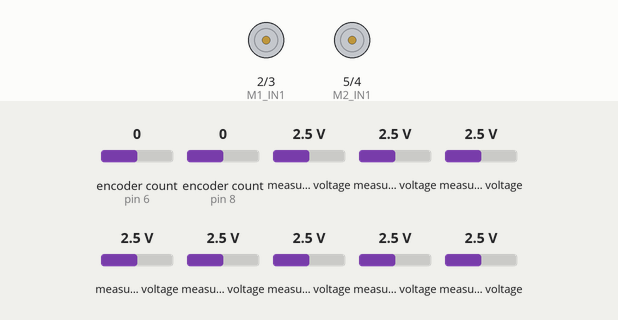
Simulated run of this sketch. Board: Arduino Uno, built with avr-gcc and run on an emulated ATmega328P. Parts: motor-driver pin pairs drawn as motors (green arrow = first pin HIGH = forward, orange = second pin HIGH = backward, longer = more drive). Inputs (shaded band) come from the test bench; at power-on: encoder count (sensors on pin 6, pin 8) 0, measured voltage 2.5 V. What the sketch prints to the serial monitor is not drawn.

Above: at 6.2 s.
6.3 s: encoder count (sensor on pin 6) set to 1
At 9.0 s:
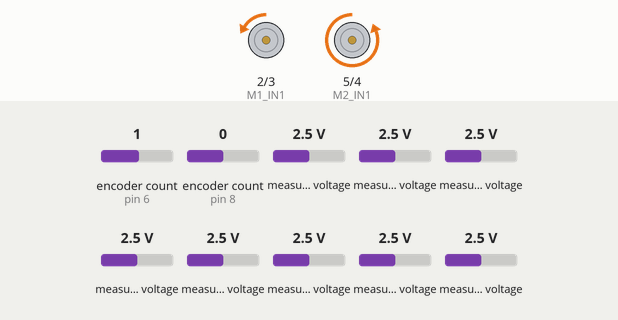
9.3 s: measured voltage (sensor 200) set to 3.8 V
10.8 s: encoder count (sensor on pin 8) set to 1
13.8 s: measured voltage (sensor 201) set to 3.8 V
15.3 s: measured voltage (sensor 202) set to 3.8 V
At 16.0 s:
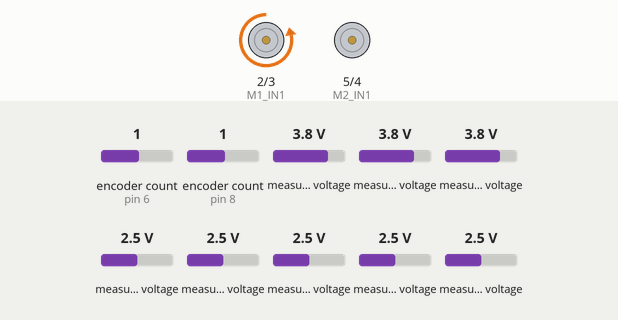
18.3 s: measured voltage (sensor 204) set to 3.8 V
At 24.8 s:
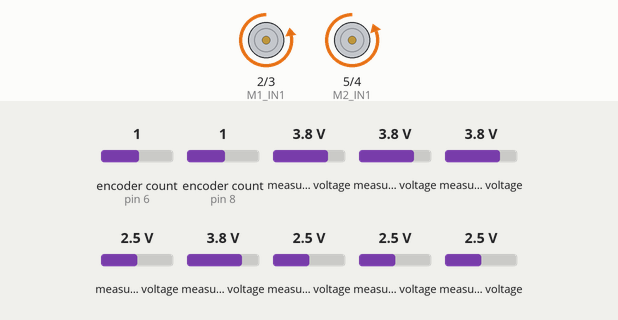
Timing chart, 0 to 33.8 s (numbered marks = the images above; inputs shaded):
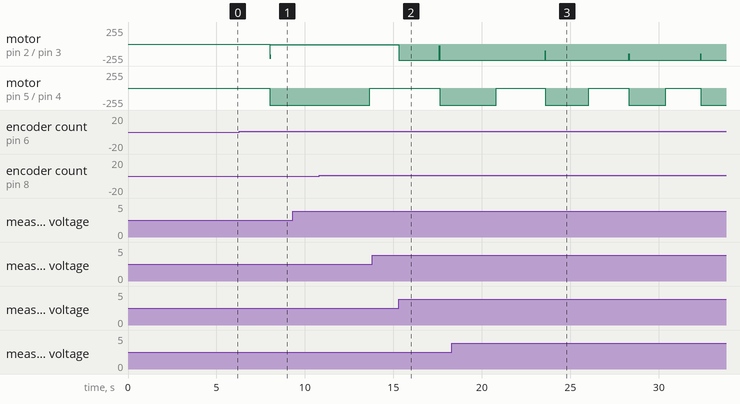

The sketch:

main_move.ino
```cpp
#include <Encoder.h>
#include <Adafruit_MCP3008.h>

Adafruit_MCP3008 adc1;
Adafruit_MCP3008 adc2;

const unsigned int ADC_1_CS = A3;
const unsigned int ADC_2_CS = A2;
const unsigned int RF_CS = A4;

//interrupt pins
const unsigned int M1_IN1 = 2;
const unsigned int M1_IN2 = 3;
const unsigned int M2_IN1 = 5;
const unsigned int M2_IN2 = 4;

//encoder pins
const unsigned int M1_ENCA = 6;
const unsigned int M1_ENCB = 7;
const unsigned int M2_ENCA = 8;
const unsigned int M2_ENCB = 9;

Encoder enc1(M1_ENCA, M1_ENCB);
Encoder enc2(M2_ENCA, M2_ENCB);

int adc1_buf[8];
int adc2_buf[8];
bool arr[16];
int numLitRight = 0;
int numLitLeft = 0;

const unsigned int BUF_THRESHOLD = 710; //for G: 560, for C: 600, for D: 710
//float distTune = 135/145; //for G: , for C: 135/145, for D: 15/16
int command_int = 0; //for testing, REMOVE IN FINAL CODE

//PID vars
int M1_PWM = 0;
int M2_PWM = 0;
int prevTime = 0;
int prevReadM1 = 0;
int prevReadM2 = 0;
float targetDeltaRead = 0; //desired change in position in encoder counts, will be const and det. by target vel
float targetReadM1, targetReadM2;
float curVelM1, curVelM2;
float targetVel = 0.2; //vel in m/s
float errorM1 = 0;
float integralM1 = 0; //CHANGE THIS VALUE (either incr or decr, but keep it greater than 0)
float derivM1 = 0;
float prevErrorM1 = 0;
float errorM2 = 0;
float integralM2 = 0;
float derivM2 = 0;
float prevErrorM2 = 0;
float errorLimit = 150; //limit to ramp position up instead of trying to do so instantaneously
int stopFlag = 0; //flag for when motor is stopped

void M1_forward(unsigned int PWM) {
  analogWrite(M1_IN1, 0);
  analogWrite(M1_IN2, PWM);
}

void M1_backward(unsigned int PWM) {
  analogWrite(M1_IN1, PWM);
  analogWrite(M1_IN2, 0);
}

void M1_stop() {
  analogWrite(M1_IN1, 0);
  analogWrite(M1_IN2, 0);
}

void M2_forward(unsigned int PWM) {
  analogWrite(M2_IN1, 0);
  analogWrite(M2_IN2, PWM);
}

void M2_backward(unsigned int PWM) {
  analogWrite(M2_IN1, PWM);
  analogWrite(M2_IN2, 0);
}

void M2_stop() {
  analogWrite(M2_IN1, 0);
  analogWrite(M2_IN2, 0);
}

void turn_left(unsigned int PWM) {
  M1_backward(PWM);
  M2_forward(PWM + 2);
}

void turn_right(unsigned int PWM) {
  M1_forward(PWM);
  //M2_backward(PWM+3);
  M2_backward(PWM);
}

void stop_move() {
  M1_stop();
  M2_stop();
}

//count number of lit right sensors and lit left sensors
void countArr() {
  numLitRight = 0;
  numLitLeft = 0;
  for (int i = 0; i <= 5; i++) {
    if (arr[i] == true)
      numLitRight++;
  }
  for (int i = 7; i <= 12; i++) {
    if (arr[i] == true)
      numLitLeft++;
  }
}

void command_right_pid() {
  targetVel = 0.1;
  int passedIR8 = 0; //flag
  int completedTurnR = 0; //flag
  prevReadM1 = enc1.read();
  prevReadM2 = enc2.read();
  int initialReadM2 = prevReadM2; //M2 encoder(0)
  targetReadM1 = prevReadM1;
  targetReadM2 = prevReadM2;
  prevTime = micros();
  int ogComTime = prevTime;
  while (!completedTurnR) {
    long curTime = micros(); //time since Arduino started in microseconds
    int curReadM1 = enc1.read();
    int curReadM2 = enc2.read();
    float deltaTime = ((float) (curTime - prevTime)) / 1.0e6; //delta T [s]
    targetDeltaRead = targetVel * deltaTime / (0.032 * M_PI) * 360; //target change in encoder position for desired velocity [counts]
    if (stopFlag == 0) { //only change target position if previous time doesn't have stopped motors
      targetReadM1 = targetReadM1 + targetDeltaRead; //target encoder position based on desired vel [counts]
      targetReadM2 = targetReadM2 + targetDeltaRead;
    } else { //if motors were stopped at previous time,
      //don't change targetReadM1 or targetReadM2;
    }
    //if the stop flag is high, the targetRead won't change from the previous
    prevTime = curTime;

    float KpM1 = 0.2;
    float KiM1 = 0.05;
    float KdM1 = 0.1;

    float KpM2 = 0.2;
    float KiM2 = 0.05;
    float KdM2 = 0.1;

    errorM1 = targetReadM1 - curReadM1;
    if (errorM1 > errorLimit)
      errorM1 = errorLimit;
    integralM1 = integralM1 + errorM1 * deltaTime;
    derivM1 = (errorM1 - prevErrorM1) / deltaTime;

    errorM2 = targetReadM2 - curReadM2; //negate for backwards
    if (errorM2 > errorLimit)
      errorM2 = errorLimit;
    integralM2 = integralM2 + errorM2 * deltaTime;
    derivM2 = (errorM2 - prevErrorM2) / deltaTime;

    //corrected control signals u(t)
    float uM1 = 0;
    float uM2 = 0;
    if (stopFlag == 0) { //only have nonzero signal if previous time didn't have stopped motors
      uM1 = KpM1 * errorM1 + KiM1 * integralM1 + KdM1 * derivM1;
      uM2 = KpM2 * errorM2 + KiM2 * integralM2 + KdM2 * derivM2;
    }

    //update stored error value
    prevErrorM1 = errorM1;
    prevErrorM2 = errorM2;

    //adjust PWM on M1
    M1_PWM = uM1;
    if (M1_PWM > 255)
      M1_PWM = 255;
    else if (M1_PWM < 0)
      M1_PWM = 0;

    //adjust PWM on M2
    M2_PWM = uM2;
    if (M2_PWM > 255)
      M2_PWM = 255;
    else if (M2_PWM < 0)
      M2_PWM = 0;

    //read light bar values
    int t_start = micros();
    for (int i = 0; i < 8; i++) {
      adc1_buf[i] = adc1.readADC(i);
      adc2_buf[i] = adc2.readADC(i);
    }
    int t_end = micros();

    int count = 0;
    for (int i = 0; i < 8; i++) {
      if (adc1_buf[i] < BUF_THRESHOLD) {
        arr[count] = true;
        //Serial.print("AH"); Serial.print("\t");
      } else {
        arr[count] = false;
        //Serial.print("--"); Serial.print("\t");
      }
      count = count + 1;

      if (adc2_buf[i] < BUF_THRESHOLD) {
        arr[count] = true;
        //Serial.print("AH"); Serial.print("\t");
      } else {
        arr[count] = false;
        //Serial.print("--"); Serial.print("\t");
      }
      count = count + 1;
    }
    //Serial.println();
    M1_forward(M1_PWM);
    M2_backward(M2_PWM);
    delay(10);

    long checkBarTime = micros(); //time at which IR sensors were checked
    if (arr[7] == true && passedIR8 == 0) {
      passedIR8 = 1;
    } else if (arr[7] == true && (checkBarTime - ogComTime > 300000)) { //if turn has executed for >1s, check if centered on straight path to ensure it's past any forward paths
      completedTurnR = 1;
      //Serial.println("centered");
    }
  }
  stop_move();
}

void command_left_pid() {
  targetVel = 0.1;
  int passedIR5 = 0; //flag
  int completedTurnL = 0; //flag
  prevReadM1 = -1 * enc1.read();
  prevReadM2 = -1 * enc2.read();
  int initialReadM2 = prevReadM2; //M2 encoder(0)
  targetReadM1 = prevReadM1;
  targetReadM2 = prevReadM2;
  prevTime = micros();
  int ogComTime = prevTime;
  while (!completedTurnL) {
    long curTime = micros(); //time since Arduino started in microseconds
    int curReadM1 = -1 * enc1.read();
    int curReadM2 = -1 * enc2.read();
    float deltaTime = ((float) (curTime - prevTime)) / 1.0e6; //delta T [s]
    targetDeltaRead = targetVel * deltaTime / (0.032 * M_PI) * 360; //target change in encoder position for desired velocity [counts]
    targetReadM1 = targetReadM1 + targetDeltaRead; //target encoder position based on desired vel [counts]
    targetReadM2 = targetReadM2 + targetDeltaRead;
    //if the stop flag is high, the targetRead won't change from the previous
    prevTime = curTime;

    float KpM1 = 0.2;
    float KiM1 = 0.05;
    float KdM1 = 0.1;

    float KpM2 = 0.2;
    float KiM2 = 0.05;
    float KdM2 = 0.1;

    errorM1 = targetReadM1 - curReadM1;
    if (errorM1 > errorLimit)
      errorM1 = errorLimit;
    integralM1 = integralM1 + errorM1 * deltaTime;
    derivM1 = (errorM1 - prevErrorM1) / deltaTime;

    errorM2 = targetReadM2 - curReadM2; //negate for backwards
    if (errorM2 > errorLimit)
      errorM2 = errorLimit;
    integralM2 = integralM2 + errorM2 * deltaTime;
    derivM2 = (errorM2 - prevErrorM2) / deltaTime;

    //corrected control signals u(t)
    float uM1 = 0;
    float uM2 = 0;
    if (stopFlag == 0) { //only have nonzero signal if previous time didn't have stopped motors
      uM1 = KpM1 * errorM1 + KiM1 * integralM1 + KdM1 * derivM1;
      uM2 = KpM2 * errorM2 + KiM2 * integralM2 + KdM2 * derivM2;
    }

    //update stored error value
    prevErrorM1 = errorM1;
    prevErrorM2 = errorM2;

    //adjust PWM on M1
    M1_PWM = uM1;
    if (M1_PWM > 255)
      M1_PWM = 255;
    else if (M1_PWM < 0)
      M1_PWM = 0;

    //adjust PWM on M2
    M2_PWM = uM2;
    if (M2_PWM > 255)
      M2_PWM = 255;
    else if (M2_PWM < 0)
      M2_PWM = 0;

    //read light bar values
    int t_start = micros();
    for (int i = 0; i < 8; i++) {
      adc1_buf[i] = adc1.readADC(i);
      adc2_buf[i] = adc2.readADC(i);
    }
    int t_end = micros();

    int count = 0;
    for (int i = 0; i < 8; i++) {
      if (adc1_buf[i] < BUF_THRESHOLD) {
        arr[count] = true;
        //Serial.print("AH"); Serial.print("\t");
      } else {
        arr[count] = false;
        //Serial.print("--"); Serial.print("\t");
      }
      count = count + 1;

      if (adc2_buf[i] < BUF_THRESHOLD) {
        arr[count] = true;
        //Serial.print("AH"); Serial.print("\t");
      } else {
        arr[count] = false;
        //Serial.print("--"); Serial.print("\t");
      }
      count = count + 1;
    }
    //Serial.println();
    M1_backward(M1_PWM);
    M2_forward(M2_PWM);
    delay(10);

    long checkBarTime = micros(); //time at which IR sensors were checked
    if (arr[7] == true && passedIR5 == 0) {
      passedIR5 = 1;
    } else if (arr[7] == true && (checkBarTime - ogComTime > 300000)) { //if turn has executed for >1s, check if centered on straight path to ensure it's past any forward paths
      completedTurnL = 1;
      //Serial.println("centered");
    }
  }
  stop_move();
}

void command_forward(double dist) { //move forward by specified distance (in m)
  //long commandStartTime = micros();
  //long commandCurTime = commandStartTime;
  //long commandDeltaTime = dist*1.0e6/targetVel*1.1; //idk why this needs the additional scaling factor but it works
  int completedForward = 0;
  prevReadM1 = enc1.read();
  prevReadM2 = -1 * enc2.read();
  targetReadM1 = prevReadM1;
  targetReadM2 = prevReadM2;
  float targetFinalReadM1 = dist / (0.032 * M_PI) * 360 *15/16 + prevReadM1; //multiply by G: 30/33, C and D: 15/16 to adjust for miscalculation
  float targetFinalReadM2 = dist / (0.032 * M_PI) * 360 *15/16+ prevReadM2; //multiply by G: 30/33, C and D: 15/16 to adjust for miscalculation
  prevTime = micros();
  while (!completedForward) { //PID loop
    long curTime = micros(); //time since Arduino started in microseconds
    int curReadM1 = enc1.read();
    int curReadM2 = -1 * enc2.read();
    float deltaTime = ((float) (curTime - prevTime)) / 1.0e6; //delta T [s]
    targetDeltaRead = targetVel * deltaTime / (0.032 * M_PI) * 360; //target change in encoder position for desired velocity [counts]
    targetReadM1 = targetReadM1 + targetDeltaRead; //target encoder position based on desired vel [counts]
    targetReadM2 = targetReadM2 + targetDeltaRead;
    //if the stop flag is high, the targetRead won't change from the previous
    prevTime = curTime;

    float KpM1 = 0.2;
    float KiM1 = 0.05;
    float KdM1 = 0.1;

    float KpM2 = 0.2;
    float KiM2 = 0.05;
    float KdM2 = 0.1;

    errorM1 = targetReadM1 - curReadM1;
    if (errorM1 > errorLimit)
      errorM1 = errorLimit;
    integralM1 = integralM1 + errorM1 * deltaTime;
    derivM1 = (errorM1 - prevErrorM1) / deltaTime;

    errorM2 = targetReadM2 - curReadM2;
    if (errorM2 > errorLimit)
      errorM2 = errorLimit;
    integralM2 = integralM2 + errorM2 * deltaTime;
    derivM2 = (errorM2 - prevErrorM2) / deltaTime;

    //corrected control signals u(t)
    float uM1 = 0;
    float uM2 = 0;
    if (stopFlag == 0) { //only have nonzero signal if previous time didn't have stopped motors
      uM1 = KpM1 * errorM1 + KiM1 * integralM1 + KdM1 * derivM1;
      uM2 = KpM2 * errorM2 + KiM2 * integralM2 + KdM2 * derivM2;
    }

    //update stored error value
    prevErrorM1 = errorM1;
    prevErrorM2 = errorM2;

    //adjust PWM on M1
    M1_PWM = uM1;
    if (M1_PWM > 255)
      M1_PWM = 255;
    else if (M1_PWM < 0)
      M1_PWM = 0;

    //adjust PWM on M2
    M2_PWM = uM2;
    if (M2_PWM > 255)
      M2_PWM = 255;
    else if (M2_PWM < 0)
      M2_PWM = 0;

    //read IR bar
    int t_start = micros();
    for (int i = 0; i < 8; i++) {
      adc1_buf[i] = adc1.readADC(i);
      adc2_buf[i] = adc2.readADC(i);
    }
    int t_end = micros();

    int count = 0;
    for (int i = 0; i < 8; i++) {
      if (adc1_buf[i] < BUF_THRESHOLD) {
        arr[count] = true;
        Serial.print("AH"); Serial.print("\t");
      } else {
        arr[count] = false;
        Serial.print("--"); Serial.print("\t");
      }
      count = count + 1;

      if (adc2_buf[i] < BUF_THRESHOLD) {
        arr[count] = true;
        Serial.print("AH"); Serial.print("\t");
      } else {
        arr[count] = false;
        Serial.print("--"); Serial.print("\t");
      }
      count = count + 1;
    }
    Serial.println();

    //stopFlag = 0; //reset flag before checking light bar
    countArr();
    Serial.print("numLitRight"); Serial.print("\t");
    Serial.print(numLitRight); Serial.print("\t");
    Serial.print("numLitLeft"); Serial.print("\t");
    Serial.print(numLitLeft); Serial.print("\t");
    Serial.println();
    if (arr[5] == true || arr[4] == true || arr[3] == true || arr[2] == true || arr[1] == true || arr[0] == true && (numLitRight <= 3)) { //too far to the right --> turn left
      M1_PWM += 10;
      M2_PWM -= 10;
    } else if (arr[7] == true || arr[8] == true || arr[9] == true || arr[10] == true || arr[11] == true || arr[12] == true && (numLitLeft <= 3)) { //too far to the left --> turn right
      M2_PWM += 10;
      M1_PWM -= 10;
    } /*else if (!(arr[0] || arr[1] || arr[2] || arr[3] || arr[4] || arr[5] || arr[6] || arr[7] || arr[8] || arr[9] || arr[10] || arr[11] || arr[12])){ //stop if can't see line
      M1_PWM = 0;
      M2_PWM = 0;
      stopFlag = 1;
    }*/

    M1_forward(M1_PWM);
    M2_forward(M2_PWM);

    delay(10);
    curReadM1 = enc1.read();
    curReadM2 = -1 * enc2.read();
    if (curReadM1 >= targetFinalReadM1 || curReadM2 >= targetFinalReadM2)
      completedForward = 1;
    //commandCurTime = micros();
    //Serial.println(commandCurTime - commandStartTime);
    /*Serial.print(curReadM1);
      Serial.print("\t");
      Serial.print(targetReadM1);
      Serial.print("\t");
      Serial.print(curReadM2);
      Serial.print("\t");
      Serial.print(targetReadM2);
      Serial.println();*/
  }
  stop_move();
}

void setup() {
  Serial.begin(115200);
  adc1.begin(ADC_1_CS);
  adc2.begin(ADC_2_CS);

  pinMode(RF_CS, OUTPUT);
  digitalWrite(RF_CS, HIGH); // Without this the nRF24 will write to the SPI bus while the ADCs are also talking

  pinMode(M1_IN1, OUTPUT);
  pinMode(M1_IN2, OUTPUT);
  pinMode(M2_IN1, OUTPUT);
  pinMode(M2_IN2, OUTPUT);
  delay(5000);
}

void loop() {
  /*for (int i = 0; i < 8; i++) {
    adc1_buf[i] = adc1.readADC(i);
    adc2_buf[i] = adc2.readADC(i);
  }
  int count = 0;
  for (int i = 0; i < 8; i++) {
    Serial.print(adc1_buf[i]); Serial.print("\t");
    Serial.print(adc2_buf[i]); Serial.print("\t");
  }
  Serial.println();
  for (int i = 0; i < 8; i++) {
    if (adc1_buf[i] < BUF_THRESHOLD) {
      arr[count] = true;
      Serial.print("AH"); Serial.print("\t");
    } else {
      arr[count] = false;
      Serial.print("--"); Serial.print("\t");
    }
    count = count + 1;

    if (adc2_buf[i] < BUF_THRESHOLD) {
      arr[count] = true;
      Serial.print("AH"); Serial.print("\t");
    } else {
      arr[count] = false;
      Serial.print("--"); Serial.print("\t");
    }
    count = count + 1;
  }
  Serial.println();
  countArr();
  Serial.print("numLitRight"); Serial.print("\t");
  Serial.print(numLitRight); Serial.print("\t");
  Serial.print("numLitLeft"); Serial.print("\t");
  Serial.print(numLitLeft); Serial.print("\t");
  Serial.println();
  delay(5000);*/
  //readBar();
  /*
    for (int i = 0; i < 8; i++) {
    if (adc1_buf[i] < BUF_THRESHOLD) {
      Serial.print("AH"); Serial.print("\t");
    } else {
      Serial.print("--"); Serial.print("\t");
    }

    if (adc2_buf[i] < BUF_THRESHOLD) {
      Serial.print("AH"); Serial.print("\t");
    } else {
      Serial.print("--"); Serial.print("\t");
    }
    }
    Serial.println();
    delay(10);
  */
  delay(3000);
  command_forward(0.15);
  /*delay(1000);
    command_right_pid();
    delay(1000);
    command_forward(0.15);
    delay(1000);
    command_left_pid();
    delay(1000);
    command_forward(0.15);
    delay(1000);
    command_right_pid();
    delay(1000);
    command_forward(0.15);
    delay(2000);
    command_left_pid();
    delay(1000);
    command_forward(0.15);
    delay(1000);
    command_right_pid();
    delay(1000);*/
}
```
